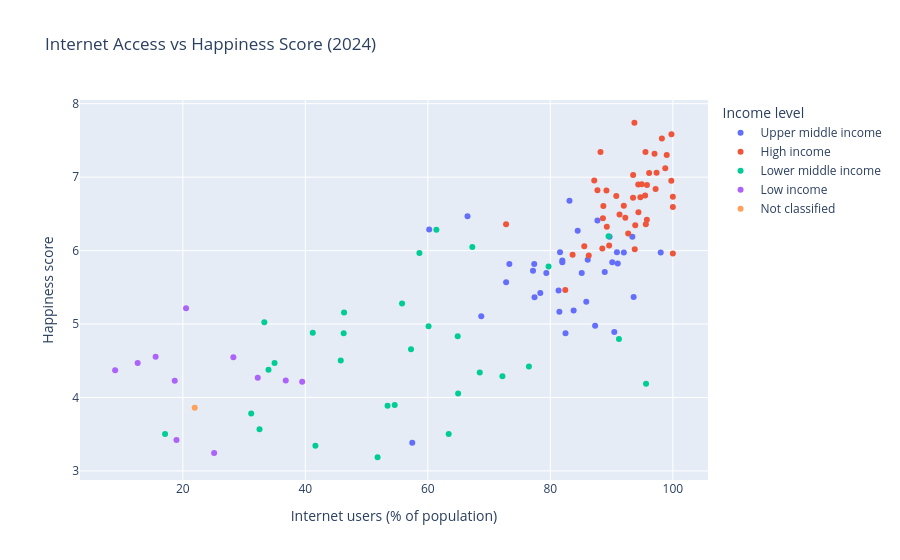

Notebook code cell kept with this figure:
### Code cell
# Create an interactive scatterplot
fig_happiness = px.scatter(
    happiness_internet,
    x="internet_users_pct",
    y="happiness_score",
    color="incomeLevel",
    hover_name="name",
    title="Internet Access vs Happiness Score (2024)",
    labels={
        "internet_users_pct": "Internet users (% of population)",
        "happiness_score": "Happiness score",
        "incomeLevel": "Income level"
    }
)

fig_happiness.show()

#  This creates an HTML file with my chart
pio.write_html(fig_happiness, file="happiness_interactive.html", auto_open=False, include_plotlyjs="cdn")

### Figure 1 — Plotly figure (JSON) as saved in the notebook; plotly's stock layout.template omitted (floating-point values rounded to 4 significant figures)
{"data": [{"hovertemplate": "<b>%{hovertext}</b><br><br>Income level=Upper middle income<br>Internet users (% of population)=%{x}<br>Happiness score=%{y}<extra></extra>", "hovertext": ["Albania", "Algeria", "Argentina", "Armenia", "Azerbaijan", "Bosnia and Herzegovina", "Botswana", "Brazil", "China", "Colombia", "Dominican Republic", "Ecuador", "El Salvador", "Gabon", "Georgia", "Guatemala", "Indonesia", "Iraq", "Jamaica", "Kazakhstan", "Libya", "Malaysia", "Mauritius", "Mexico", "Moldova", "Mongolia", "Montenegro", "North Macedonia", "Paraguay", "Peru", "Serbia", "South Africa", "Thailand", "Turkiye", "Ukraine"], "legendgroup": "Upper middle income", "marker": {"color": "#636efa", "symbol": "circle"}, "mode": "markers", "name": "Upper middle income", "orientation": "v", "showlegend": true, "type": "scatter", "x": [85.86, 77.42, 89.67, 81.34, 90.44, 86.1, 57.46, 84.46, 92, 79.35, 91.0, 77.17, 66.48, 68.72, 83.8, 60.22, 72.78, 81.47, 90.11, 93.39, 81.95, 98.02, 73.31, 83.12, 77.37, 85.12, 88.88, 93.6, 81.58, 81.96, 87.69, 78.36, 90.87, 87.31, 82.47], "xaxis": "x", "y": [5.304, 5.364, 6.188, 5.455, 4.893, 5.877, 3.383, 6.272, 5.973, 5.695, 5.823, 5.725, 6.469, 5.106, 5.185, 6.287, 5.568, 5.166, 5.842, 6.188, 5.866, 5.975, 5.816, 6.678, 5.816, 5.696, 5.707, 5.369, 5.977, 5.841, 6.411, 5.422, 5.976, 4.975, 4.873], "yaxis": "y"}, {"hovertemplate": "<b>%{hovertext}</b><br><br>Income level=High income<br>Internet users (% of population)=%{x}<br>Happiness score=%{y}<extra></extra>", "hovertext": ["Australia", "Austria", "Bahrain", "Belgium", "Bulgaria", "Canada", "Chile", "Costa Rica", "Croatia", "Cyprus", "Czechia", "Denmark", "Estonia", "Finland", "France", "Germany", "Greece", "Hungary", "Iceland", "Ireland", "Israel", "Italy", "Japan", "Kuwait", "Latvia", "Lithuania", "Luxembourg", "Malta", "Netherlands", "New Zealand", "Norway", "Panama", "Poland", "Portugal", "Romania", "Saudi Arabia", "Singapore", "Slovenia", "Spain", "Sweden", "Switzerland", "United Arab Emirates", "United Kingdom", "United States", "Uruguay"], "legendgroup": "High income", "marker": {"color": "#EF553B", "symbol": "circle"}, "mode": "markers", "name": "High income", "orientation": "v", "showlegend": true, "type": "scatter", "x": [96.13, 94.92, 100, 95.78, 82.44, 94.35, 95.59, 87.17, 83.63, 89.6, 87.69, 99.77, 92.24, 93.72, 88.65, 93.5, 86.27, 93.78, 98.21, 97.19, 88.18, 89.22, 85.54, 99.75, 92.71, 89.16, 98.76, 93.86, 97.01, 93.52, 99, 72.77, 88.58, 88.49, 91.29, 100, 94.38, 90.76, 95.76, 95.53, 97.34, 100, 95.47, 94.69, 91.99], "xaxis": "x", "y": [7.057, 6.905, 5.959, 6.894, 5.463, 6.9, 6.36, 6.955, 5.942, 6.068, 6.822, 7.583, 6.448, 7.741, 6.609, 6.719, 5.934, 6.017, 7.525, 6.838, 7.341, 6.324, 6.06, 6.951, 6.234, 6.818, 7.122, 6.346, 7.319, 7.029, 7.302, 6.358, 6.442, 6.03, 6.491, 6.594, 6.523, 6.743, 6.421, 7.344, 7.06, 6.733, 6.749, 6.725, 6.611], "yaxis": "y"}, {"hovertemplate": "<b>%{hovertext}</b><br><br>Income level=Lower middle income<br>Internet users (% of population)=%{x}<br>Happiness score=%{y}<extra></extra>", "hovertext": ["Bangladesh", "Benin", "Bolivia", "Cambodia", "Cameroon", "Comoros", "Eswatini", "Ghana", "Guinea", "Honduras", "India", "Jordan", "Kenya", "Lesotho", "Mauritania", "Morocco", "Namibia", "Nepal", "Nicaragua", "Nigeria", "Pakistan", "Philippines", "Senegal", "Sri Lanka", "Tajikistan", "Tanzania", "Tunisia", "Uzbekistan", "Zambia", "Zimbabwe"], "legendgroup": "Lower middle income", "marker": {"color": "#00cc96", "symbol": "circle"}, "mode": "markers", "name": "Lower middle income", "orientation": "v", "showlegend": true, "type": "scatter", "x": [53.42, 33.98, 79.7, 68.48, 46.26, 32.52, 63.4, 72.18, 33.3, 58.62, 64.94, 95.62, 34.98, 51.8, 45.78, 91.2, 64.87, 46.32, 61.4, 41.21, 57.25, 67.26, 60.12, 54.59, 55.79, 31.16, 76.5, 89.51, 17.1, 41.64], "xaxis": "x", "y": [3.886, 4.377, 5.784, 4.341, 4.874, 3.566, 3.502, 4.289, 5.023, 5.968, 4.054, 4.186, 4.47, 3.186, 4.505, 4.795, 4.832, 5.158, 6.284, 4.881, 4.657, 6.048, 4.969, 3.898, 5.281, 3.781, 4.422, 6.195, 3.502, 3.341], "yaxis": "y"}, {"hovertemplate": "<b>%{hovertext}</b><br><br>Income level=Low income<br>Internet users (% of population)=%{x}<br>Happiness score=%{y}<extra></extra>", "hovertext": ["Burkina Faso", "Chad", "Liberia", "Madagascar", "Malawi", "Mali", "Mozambique", "Niger", "Sierra Leone", "Togo", "Uganda"], "legendgroup": "Low income", "marker": {"color": "#ab63fa", "symbol": "circle"}, "mode": "markers", "name": "Low income", "orientation": "v", "showlegend": true, "type": "scatter", "x": [28.25, 12.63, 32.23, 18.68, 18.96, 36.8, 20.53, 15.56, 25.1, 39.48, 8.95], "xaxis": "x", "y": [4.548, 4.471, 4.269, 4.228, 3.421, 4.232, 5.216, 4.556, 3.245, 4.214, 4.372], "yaxis": "y"}, {"hovertemplate": "<b>%{hovertext}</b><br><br>Income level=Not classified<br>Internet users (% of population)=%{x}<br>Happiness score=%{y}<extra></extra>", "hovertext": ["Ethiopia"], "legendgroup": "Not classified", "marker": {"color": "#FFA15A", "symbol": "circle"}, "mode": "markers", "name": "Not classified", "orientation": "v", "showlegend": true, "type": "scatter", "x": [21.94], "xaxis": "x", "y": [3.861], "yaxis": "y"}], "layout": {"legend": {"title": {"text": "Income level"}, "tracegroupgap": 0}, "title": {"text": "Internet Access vs Happiness Score (2024)"}, "xaxis": {"anchor": "y", "domain": [0, 1], "title": {"text": "Internet users (% of population)"}}, "yaxis": {"anchor": "x", "domain": [0, 1], "title": {"text": "Happiness score"}}}}
